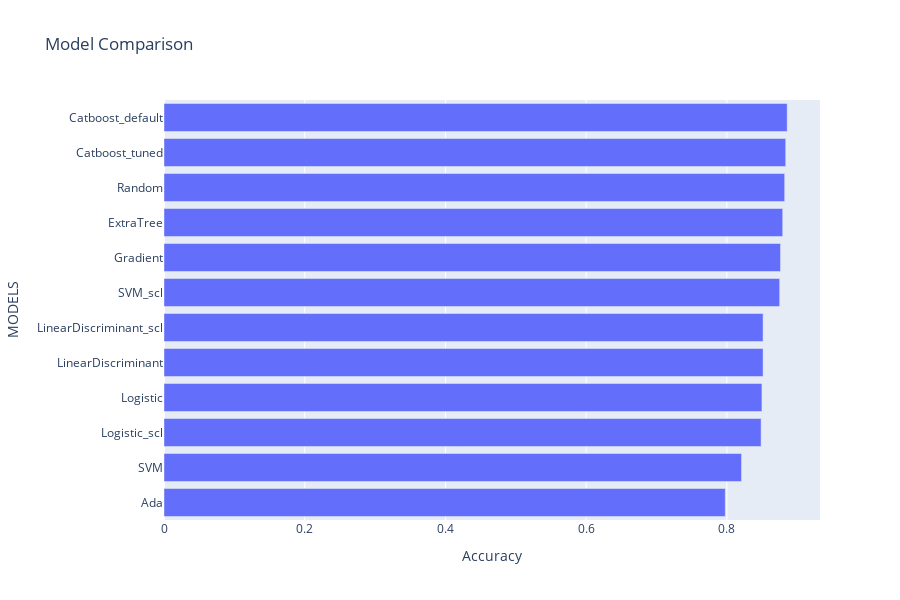

Notebook source saved alongside this figure:
### Code cell
result = pd.concat([result_df1,result_df2,result_df3,result_df5,result_df6],axis=0)
result.sort_values(by=['Accuracy'], ascending=True,inplace=True)
fig = px.bar(result, x='Accuracy', y=result.index,title='Model Comparison',height=600,labels={'index':'MODELS'})
fig.show()

### Figure 1 — Plotly figure (JSON) as saved in the notebook; plotly's stock layout.template omitted (floating-point values rounded to 4 significant figures)
{"data": [{"alignmentgroup": "True", "hovertemplate": "Accuracy=%{x}<br>MODELS=%{y}<extra></extra>", "legendgroup": "", "marker": {"color": "#636efa", "pattern": {"shape": ""}}, "name": "", "offsetgroup": "", "orientation": "h", "showlegend": false, "textposition": "auto", "type": "bar", "x": [0.7977, 0.8208, 0.8486, 0.8498, 0.8514, 0.8514, 0.875, 0.8762, 0.8793, 0.8821, 0.8836, 0.8857], "xaxis": "x", "y": ["Ada", "SVM", "Logistic_scl", "Logistic", "LinearDiscriminant", "LinearDiscriminant_scl", "SVM_scl", "Gradient", "ExtraTree", "Random", "Catboost_tuned", "Catboost_default"], "yaxis": "y"}], "layout": {"barmode": "relative", "height": 600, "legend": {"tracegroupgap": 0}, "title": {"text": "Model Comparison"}, "xaxis": {"anchor": "y", "domain": [0, 1], "title": {"text": "Accuracy"}}, "yaxis": {"anchor": "x", "domain": [0, 1], "title": {"text": "MODELS"}}}}
